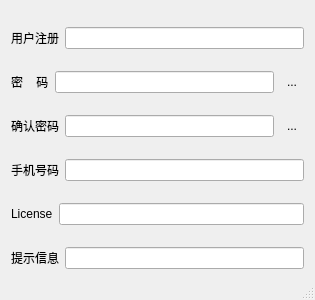
<?xml version="1.0" encoding="UTF-8"?>
<ui version="4.0">
 <class>Dialog</class>
 <widget class="QDialog" name="Dialog">
  <property name="geometry">
   <rect>
    <x>0</x>
    <y>0</y>
    <width>315</width>
    <height>300</height>
   </rect>
  </property>
  <property name="windowTitle">
   <string>关注微信公众号：学点编程吧--用户注册</string>
  </property>
  <property name="windowIcon">
   <iconset>
    <normaloff>xdbcb8.ico</normaloff>xdbcb8.ico</iconset>
  </property>
  <property name="sizeGripEnabled">
   <bool>true</bool>
  </property>
  <layout class="QVBoxLayout" name="verticalLayout">
   <item>
    <layout class="QHBoxLayout" name="horizontalLayout">
     <item>
      <widget class="QLabel" name="label">
       <property name="text">
        <string>用户注册</string>
       </property>
      </widget>
     </item>
     <item>
      <widget class="QLineEdit" name="lineEdit"/>
     </item>
    </layout>
   </item>
   <item>
    <layout class="QHBoxLayout" name="horizontalLayout_2">
     <item>
      <widget class="QLabel" name="label_2">
       <property name="text">
        <string>密    码</string>
       </property>
      </widget>
     </item>
     <item>
      <widget class="QLineEdit" name="lineEdit_2"/>
     </item>
     <item>
      <widget class="QToolButton" name="toolButton">
       <property name="text">
        <string>...</string>
       </property>
       <property name="icon">
        <iconset>
         <normaloff>keyboard.ico</normaloff>keyboard.ico</iconset>
       </property>
       <property name="iconSize">
        <size>
         <width>24</width>
         <height>11</height>
        </size>
       </property>
       <property name="autoRaise">
        <bool>true</bool>
       </property>
      </widget>
     </item>
    </layout>
   </item>
   <item>
    <layout class="QHBoxLayout" name="horizontalLayout_3">
     <item>
      <widget class="QLabel" name="label_3">
       <property name="text">
        <string>确认密码</string>
       </property>
      </widget>
     </item>
     <item>
      <widget class="QLineEdit" name="lineEdit_3"/>
     </item>
     <item>
      <widget class="QToolButton" name="toolButton_2">
       <property name="text">
        <string>...</string>
       </property>
       <property name="icon">
        <iconset>
         <normaloff>keyboard.ico</normaloff>keyboard.ico</iconset>
       </property>
       <property name="iconSize">
        <size>
         <width>24</width>
         <height>11</height>
        </size>
       </property>
       <property name="autoRaise">
        <bool>true</bool>
       </property>
      </widget>
     </item>
    </layout>
   </item>
   <item>
    <layout class="QHBoxLayout" name="horizontalLayout_4">
     <item>
      <widget class="QLabel" name="label_4">
       <property name="text">
        <string>手机号码</string>
       </property>
      </widget>
     </item>
     <item>
      <widget class="QLineEdit" name="lineEdit_4"/>
     </item>
    </layout>
   </item>
   <item>
    <layout class="QHBoxLayout" name="horizontalLayout_5">
     <item>
      <widget class="QLabel" name="label_5">
       <property name="text">
        <string>License</string>
       </property>
      </widget>
     </item>
     <item>
      <widget class="QLineEdit" name="lineEdit_5"/>
     </item>
    </layout>
   </item>
   <item>
    <layout class="QHBoxLayout" name="horizontalLayout_6">
     <item>
      <widget class="QLabel" name="label_6">
       <property name="text">
        <string>提示信息</string>
       </property>
      </widget>
     </item>
     <item>
      <widget class="QLineEdit" name="lineEdit_6">
       <property name="readOnly">
        <bool>true</bool>
       </property>
      </widget>
     </item>
    </layout>
   </item>
  </layout>
 </widget>
 <resources/>
 <connections/>
</ui>
